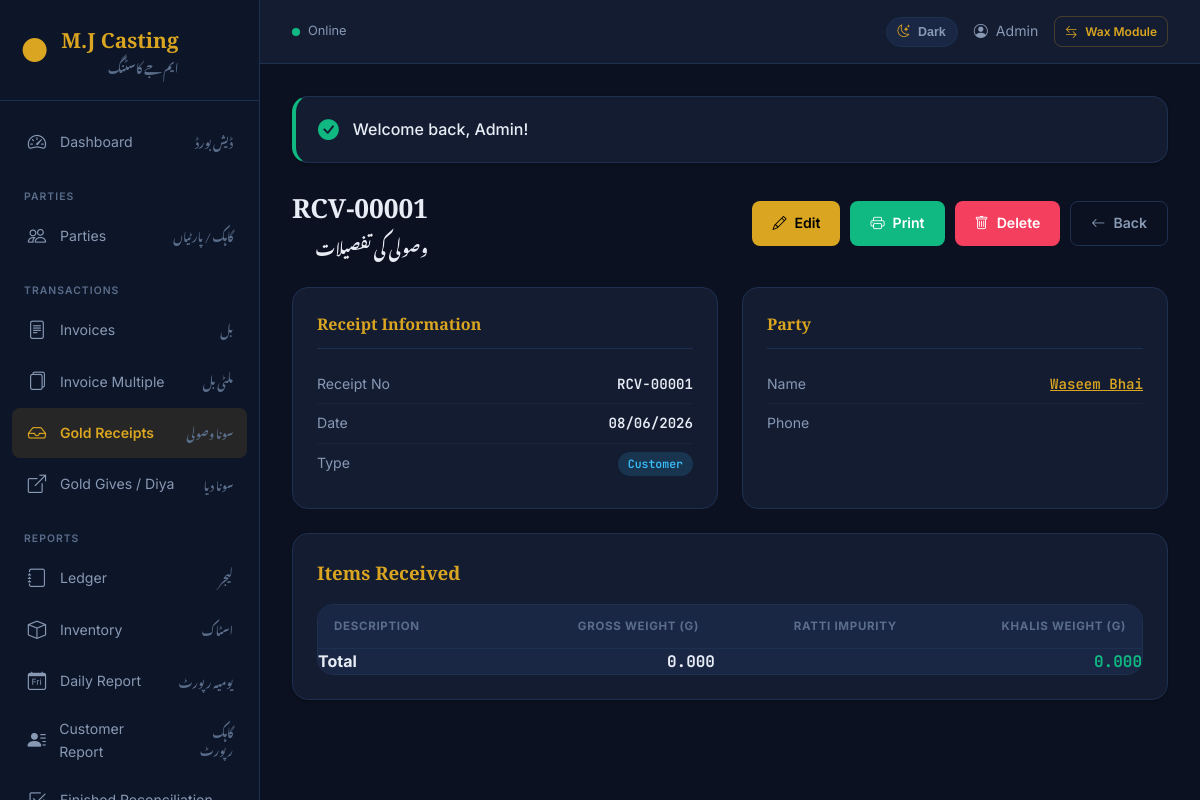
The app's page /gold-receipts/show.php?id=1 (signed in) with its own data.
### tables this page shows
CREATE TABLE `users` (
  `id` int(11) NOT NULL,
  `name` varchar(255) NOT NULL,
  `email` varchar(255) NOT NULL,
  `email_verified_at` datetime DEFAULT NULL,
  `password` varchar(255) NOT NULL,
  `remember_token` varchar(100) DEFAULT NULL,
  `created_at` timestamp NOT NULL DEFAULT current_timestamp(),
  `updated_at` timestamp NOT NULL DEFAULT current_timestamp() ON UPDATE current_timestamp()
);

CREATE TABLE `gold_receipts` (
  `id` int(11) NOT NULL,
  `receipt_no` varchar(50) NOT NULL,
  `customer_id` int(11) NOT NULL,
  `receipt_type` enum('customer','dukandar','karigar') DEFAULT 'customer',
  `receipt_date` date NOT NULL,
  `total_gross_weight` decimal(10,3) DEFAULT 0.000,
  `total_khalis_weight` decimal(10,3) DEFAULT 0.000,
  `remarks` text DEFAULT NULL,
  `created_by` int(11) DEFAULT NULL,
  `updated_by` int(11) DEFAULT NULL,
  `created_at` timestamp NOT NULL DEFAULT current_timestamp(),
  `updated_at` timestamp NOT NULL DEFAULT current_timestamp() ON UPDATE current_timestamp(),
  `deleted_at` datetime DEFAULT NULL
);

CREATE TABLE `customers` (
  `id` int(11) NOT NULL,
  `name` varchar(100) NOT NULL,
  `phone` varchar(20) DEFAULT NULL,
  `cnic` varchar(30) DEFAULT NULL,
  `address` text DEFAULT NULL,
  `city` varchar(50) DEFAULT NULL,
  `opening_balance` decimal(15,2) DEFAULT 0.00,
  `status` enum('active','inactive') DEFAULT 'active',
  `party_type` enum('customer','dukandar','karigar') DEFAULT 'customer',
  `created_at` timestamp NOT NULL DEFAULT current_timestamp(),
  `updated_at` timestamp NOT NULL DEFAULT current_timestamp() ON UPDATE current_timestamp(),
  `deleted_at` datetime DEFAULT NULL
);

### config.php (called while the page is built, shortened)
<?php
function getDB(): PDO {
    static $pdo = null;
    if ($pdo === null) {
        try {
            $pdo = new PDO(
                "mysql:host=" . DB_HOST . ";dbname=" . DB_NAME . ";charset=utf8mb4",
                DB_USER,
                DB_PASS,
                [
                    PDO::ATTR_ERRMODE => PDO::ERRMODE_EXCEPTION,
                    PDO::ATTR_DEFAULT_FETCH_MODE => PDO::FETCH_ASSOC,
                    PDO::ATTR_EMULATE_PREPARES => false,
                ]
            );
        } catch (PDOException $e) {
            die("Database connection failed: " . $e->getMessage());
        }
    }
    return $pdo;
}
function isLoggedIn(): bool {
    return isset($_SESSION['user_id']);
}
function getCurrentUser(): ?array {
    $stmt = getDB()->prepare("SELECT id, name, email FROM users WHERE id = ?");
    $stmt->execute([$_SESSION['user_id']]);
    return $stmt->fetch() ?: null;
}
function getBaseUrl(): string {
    $protocol = (!empty($_SERVER['HTTPS']) && $_SERVER['HTTPS'] !== 'off') ? 'https://' : 'http://';
    $host = $_SERVER['HTTP_HOST'] ?? 'localhost';
    $rootPath = '';
    if (!empty($_SERVER['DOCUMENT_ROOT'])) {
        $documentRoot = realpath($_SERVER['DOCUMENT_ROOT']);
        $rootDir = realpath(__DIR__);
        if ($documentRoot !== false && $rootDir !== false) {
            $documentRoot = str_replace('\\', '/', $documentRoot);
            $rootDir = str_replace('\\', '/', $rootDir);
            if (strpos($rootDir, $documentRoot) === 0) {
                $rootPath = substr($rootDir, strlen($documentRoot));
            }
        }
    }
    if ($rootPath === '') {
        $scriptName = str_replace('\\', '/', $_SERVER['SCRIPT_NAME'] ?? '');
        $rootFolder = basename(__DIR__);
        $search = '/' . $rootFolder . '/';
        if ($rootFolder && strpos($scriptName, $search) !== false) {
            $rootPath = substr($scriptName, 0, strpos($scriptName, $search) + strlen($rootFolder));
        } else {
            $rootPath = '';
        }
    }
    $rootPath = '/' . trim($rootPath, '/');
    if ($rootPath === '/') {
        $rootPath = '';
    }
    return rtrim($protocol . $host . $rootPath, '/') . '/';
}
function url(string $path = ''): string {
    return getBaseUrl() . ltrim($path, '/');
}
function getFlash(): ?array {
    if (isset($_SESSION['flash'])) {
        $flash = $_SESSION['flash'];
        return $flash;
    }
    return null;
}
function query(string $key, $default = null) {
    return $_GET[$key] ?? $default;
}
function formatDate(string $date, string $format = 'd/m/Y'): string {
    $ts = strtotime($date);
    return $ts ? date($format, $ts) : $date;
}

### gold-receipts/show.php (the view, shortened to what this page needs)
<?php
require_once __DIR__ . '/../config.php';
$id = (int) query('id', 0);
$db = getDB();
$stmt = $db->prepare("SELECT r.*, c.name as customer_name, c.phone as customer_phone FROM gold_receipts r LEFT JOIN customers c ON c.id = r.customer_id WHERE r.id = ? AND r.deleted_at IS NULL");
$stmt->execute([$id]);
$receipt = $stmt->fetch();
require_once __DIR__ . '/../includes/header.php';
?>
<div class="page-header">
    <div class="page-title-group">
        <h1><?= htmlspecialchars($receipt['receipt_no']) ?></h1>
        <p class="font-urdu" style="margin-top:4px;">وصولی کی تفصیلات</p>
    </div>
    <div class="page-actions">
        <a href="<?= url('gold-receipts/edit.php?id=' . $id) ?>" class="btn btn-primary"><i class="bi bi-pencil"></i> Edit</a>
        <a href="<?= url('gold-receipts/print.php?id=' . $id) ?>" class="btn btn-success"><i class="bi bi-printer"></i> Print</a>
        <a href="<?= url('gold-receipts/delete.php?id=' . $id) ?>" class="btn btn-danger" onclick="return confirm('Delete this receipt?')"><i class="bi bi-trash"></i> Delete</a>
        <a href="<?= url('gold-receipts/index.php') ?>" class="btn btn-outline"><i class="bi bi-arrow-left"></i> Back</a>
    </div>
</div>
<div class="invoice-detail-grid">
    <div class="detail-card">
        <h3>Receipt Information</h3>
        <div class="detail-row"><span class="detail-label">Receipt No</span><span class="detail-value"><?= htmlspecialchars($receipt['receipt_no']) ?></span></div>
        <div class="detail-row"><span class="detail-label">Date</span><span class="detail-value"><?= formatDate($receipt['receipt_date']) ?></span></div>
        <div class="detail-row"><span class="detail-label">Type</span><span class="detail-value"><span class="badge bg-info"><?= ucfirst($receipt['receipt_type']) ?></span></span></div>
    </div>
    <div class="detail-card">
        <h3>Party</h3>
        <div class="detail-row"><span class="detail-label">Name</span><span class="detail-value"><a href="<?= url('customers/show.php?id=' . $receipt['customer_id']) ?>" style="color:var(--gold-primary);"><?= htmlspecialchars($receipt['customer_name'] ?? 'N/A') ?></a></span></div>
        <div class="detail-row"><span class="detail-label">Phone</span><span class="detail-value"><?= htmlspecialchars($receipt['customer_phone'] ?? '-') ?></span></div>
    </div>
</div>
<div class="card" style="padding:24px;margin-top:24px;">
    <h3 style="font-family:'Playfair Display',serif;margin-bottom:16px;color:var(--gold-primary);">Items Received</h3>
    <div class="table-container">
        <table>
            <thead>
                <tr>
                    <th>Description</th>
                    <th class="text-right">Gross Weight (g)</th>
                    <th class="text-right">Ratti Impurity</th>
                    <th class="text-right">Khalis Weight (g)</th>
                </tr>
            </thead>
            <tfoot>
                <tr style="font-weight:700;background:var(--bg-surface);">
                    <td>Total</td>
                    <td class="text-right mono"><?= number_format($receipt['total_gross_weight'], 3) ?></td>
                    <td></td>
                    <td class="text-right mono" style="color:var(--success);"><?= number_format($receipt['total_khalis_weight'], 3) ?></td>
                </tr>
            </tfoot>
        </table>
    </div>
</div>
<?php require_once __DIR__ . '/../includes/footer.php'; ?>

### includes/header.php (shortened to what this page needs)
<!DOCTYPE html>
<html lang="en">
<head>
    <link rel="stylesheet" href="https://cdn.jsdelivr.net/npm/bootstrap-icons@1.11.3/font/bootstrap-icons.min.css">
    <link rel="stylesheet" href="<?= url('assets/css/style.css') ?>">
</head>
<body>
    <?php $currentUser = getCurrentUser(); ?>
    <?php if (!isset($hideSidebar)): ?>
    <aside class="sidebar" id="sidebar">
        <div class="sidebar-header">
            <div class="logo">
                <span class="logo-icon">&#9679;</span>
                <div class="logo-text">
                    <span class="logo-title">M.J Casting</span>
                    <span class="logo-subtitle font-urdu">ایم جے کاسٹنگ</span>
                </div>
            </div>
        </div>
        <nav class="sidebar-nav">
            <a href="<?= url('dashboard.php') ?>" class="nav-item <?= basename($_SERVER['PHP_SELF']) === 'dashboard.php' ? 'active' : '' ?>">
                <i class="bi bi-speedometer2"></i>
                <span>Dashboard</span>
                <span class="font-urdu nav-urdu">ڈیش بورڈ</span>
            </a>
            <div class="nav-section-label">Parties</div>
            <a href="<?= url('customers/index.php') ?>" class="nav-item <?= strpos($_SERVER['PHP_SELF'], 'customers') !== false ? 'active' : '' ?>">
                <i class="bi bi-people"></i>
                <span>Parties</span>
                <span class="font-urdu nav-urdu">گاہک / پارٹیاں</span>
            </a>
            <div class="nav-section-label">Transactions</div>
            <a href="<?= url('invoices/index.php') ?>" class="nav-item <?= (strpos($_SERVER['PHP_SELF'], 'invoices') !== false && strpos($_SERVER['PHP_SELF'], 'invoice-multiple') === false) ? 'active' : '' ?>">
                <i class="bi bi-file-text"></i>
                <span>Invoices</span>
                <span class="font-urdu nav-urdu">بل</span>
            </a>
            <a href="<?= url('invoice-multiple/index.php') ?>" class="nav-item <?= strpos($_SERVER['PHP_SELF'], 'invoice-multiple') !== false ? 'active' : '' ?>">
                <i class="bi bi-files"></i>
                <span>Invoice Multiple</span>
                <span class="font-urdu nav-urdu">ملٹی بل</span>
            </a>
            <a href="<?= url('gold-receipts/index.php') ?>" class="nav-item <?= strpos($_SERVER['PHP_SELF'], 'gold-receipts') !== false ? 'active' : '' ?>">
                <i class="bi bi-inbox"></i>
                <span>Gold Receipts</span>
                <span class="font-urdu nav-urdu">سونا وصولی</span>
            </a>
            <a href="<?= url('gold-gives/index.php') ?>" class="nav-item <?= strpos($_SERVER['PHP_SELF'], 'gold-gives') !== false ? 'active' : '' ?>">
                <i class="bi bi-box-arrow-up-right"></i>
                <span>Gold Gives / Diya</span>
                <span class="font-urdu nav-urdu">سونا دیا</span>
            </a>
            <div class="nav-section-label">Reports</div>
            <a href="<?= url('ledger/index.php') ?>" class="nav-item <?= strpos($_SERVER['PHP_SELF'], 'ledger') !== false ? 'active' : '' ?>">
                <i class="bi bi-journal"></i>
                <span>Ledger</span>
                <span class="font-urdu nav-urdu">لیجر</span>
            </a>
            <a href="<?= url('inventory/index.php') ?>" class="nav-item <?= strpos($_SERVER['PHP_SELF'], 'inventory') !== false ? 'active' : '' ?>">
                <i class="bi bi-box"></i>
                <span>Inventory</span>
                <span class="font-urdu nav-urdu">اسٹاک</span>
            </a>
            <a href="<?= url('reports/daily.php') ?>" class="nav-item <?= strpos($_SERVER['PHP_SELF'], 'reports/daily') !== false ? 'active' : '' ?>">
                <i class="bi bi-calendar-day"></i>
                <span>Daily Report</span>
                <span class="font-urdu nav-urdu">یومیہ رپورٹ</span>
            </a>
            <a href="<?= url('reports/customer.php') ?>" class="nav-item <?= strpos($_SERVER['PHP_SELF'], 'reports/customer') !== false ? 'active' : '' ?>">
                <i class="bi bi-person-lines-fill"></i>
                <span>Customer Report</span>
                <span class="font-urdu nav-urdu">گاہک رپورٹ</span>
            </a>
            <a href="<?= url('reports/finished_reconciliation.php') ?>" class="nav-item <?= strpos($_SERVER['PHP_SELF'], 'reports/finished_reconciliation') !== false ? 'active' : '' ?>">
                <i class="bi bi-check2-square"></i>
                <span>Finished Reconciliation</span>
            </a>
        </nav>
    </aside>
    <div class="main-wrapper">
        <header class="top-header">
            <div class="header-left">
                <div class="online-status">
                    <span class="online-dot" id="online-dot"></span>
                    <span id="online-text">Online</span>
                </div>
            </div>
            <div class="header-right">
                <button type="button" class="theme-toggle" id="theme-toggle" onclick="window.toggleMjTheme && window.toggleMjTheme()" title="Toggle light / dark theme" aria-label="Toggle theme">
                    <i class="bi bi-moon-stars" id="theme-toggle-icon"></i>
                    <span id="theme-toggle-text">Dark</span>
                </button>
                <span class="header-user">
                    <i class="bi bi-person-circle"></i>
                    <?= htmlspecialchars($currentUser['name'] ?? 'User') ?>
                </span>
                <a href="<?= url('wax/index.php') ?>" class="btn btn-sm btn-outline" style="font-size:0.75rem;padding:5px 10px;color:var(--gold-primary);border-color:var(--gold-muted);">
                    <i class="bi bi-arrow-left-right"></i> Wax Module
                </a>
            </div>
        </header>
        <main class="content-area">
            <?php if ($flash = getFlash()): ?>
                <div class="card flash-<?= $flash['type'] ?>" style="border-left: 4px solid <?= $flash['type'] === 'success' ? 'var(--success)' : 'var(--error)' ?>; padding: 16px 22px; margin-bottom: 24px;">
                    <div style="display: flex; align-items: center; gap: 14px;">
                        <i class="bi bi-<?= $flash['type'] === 'success' ? 'check-circle-fill' : 'exclamation-triangle-fill' ?>" style="color: <?= $flash['type'] === 'success' ? 'var(--success)' : 'var(--error)' ?>; font-size: 1.3rem;"></i>
                        <span style="font-weight: 500;"><?= htmlspecialchars($flash['message']) ?></span>
                    </div>
                </div>
            <?php endif; ?>
    <?php endif; ?>

### records on screen
users: name "Admin"
gold_receipts: receipt_no "RCV-00001", receipt_date "08/06/2026", receipt_type "Customer", customer.name "Waseem Bhai", total_gross_weight "0.000", total_khalis_weight "0.000"

### other values on screen
$flash['message'] "Welcome back, Admin!"
